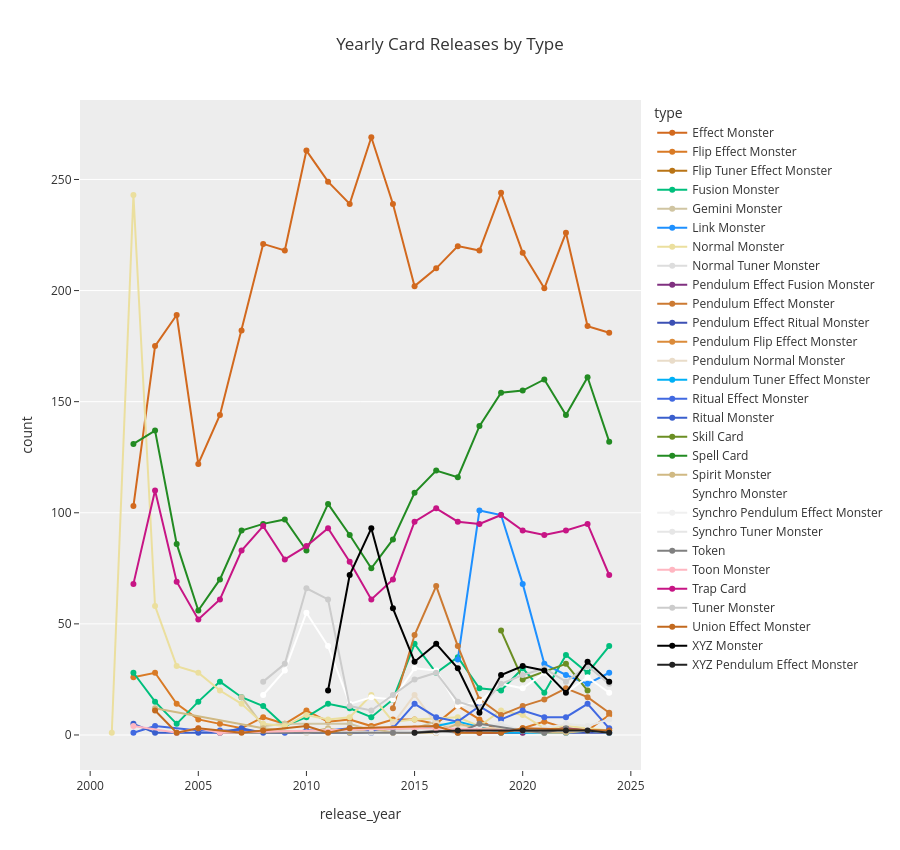

The notebook cell this image was saved under:
### Code cell
data['tcg_date_dt'] = pd.to_datetime(data['tcg_date'], errors='coerce')
data['release_year'] = data['tcg_date_dt'].dt.year
yearly_counts = data[data['release_year'] < 2025].groupby(['type', 'release_year']).size().reset_index(name='count')
fig = px.line(
    yearly_counts,
    x='release_year',
    y='count',
    color='type',
    color_discrete_map=FRAME_COLORS,
    title='Yearly Card Releases by Type',
    markers=True,
    height=850,
    template='ggplot2'
)
fig.update_xaxes(showgrid=False)
fig.show()

### Figure 1 — Plotly figure (JSON) as saved in the notebook; plotly's stock layout.template omitted (floating-point values rounded to 4 significant figures)
{"data": [{"hovertemplate": "type=Effect Monster<br>release_year=%{x}<br>count=%{y}<extra></extra>", "legendgroup": "Effect Monster", "line": {"color": "#D2691E", "dash": "solid"}, "marker": {"symbol": "circle"}, "mode": "lines+markers", "name": "Effect Monster", "orientation": "v", "showlegend": true, "type": "scatter", "x": [2002, 2003, 2004, 2005, 2006, 2007, 2008, 2009, 2010, 2011, 2012, 2013, 2014, 2015, 2016, 2017, 2018, 2019, 2020, 2021, 2022, 2023, 2024], "xaxis": "x", "y": [103, 175, 189, 122, 144, 182, 221, 218, 263, 249, 239, 269, 239, 202, 210, 220, 218, 244, 217, 201, 226, 184, 181], "yaxis": "y"}, {"hovertemplate": "type=Flip Effect Monster<br>release_year=%{x}<br>count=%{y}<extra></extra>", "legendgroup": "Flip Effect Monster", "line": {"color": "#D97A25", "dash": "solid"}, "marker": {"symbol": "circle"}, "mode": "lines+markers", "name": "Flip Effect Monster", "orientation": "v", "showlegend": true, "type": "scatter", "x": [2002, 2003, 2004, 2005, 2006, 2007, 2008, 2009, 2010, 2011, 2012, 2013, 2014, 2015, 2016, 2017, 2018, 2019, 2020, 2021, 2022, 2023, 2024], "xaxis": "x", "y": [26, 28, 14, 7, 5, 3, 8, 5, 11, 6, 7, 4, 7, 7, 5, 13, 7, 1, 3, 6, 3, 2, 9], "yaxis": "y"}, {"hovertemplate": "type=Flip Tuner Effect Monster<br>release_year=%{x}<br>count=%{y}<extra></extra>", "legendgroup": "Flip Tuner Effect Monster", "line": {"color": "#B97416", "dash": "solid"}, "marker": {"symbol": "circle"}, "mode": "lines+markers", "name": "Flip Tuner Effect Monster", "orientation": "v", "showlegend": true, "type": "scatter", "x": [2014], "xaxis": "x", "y": [1], "yaxis": "y"}, {"hovertemplate": "type=Fusion Monster<br>release_year=%{x}<br>count=%{y}<extra></extra>", "legendgroup": "Fusion Monster", "line": {"color": "#00BF7D", "dash": "solid"}, "marker": {"symbol": "circle"}, "mode": "lines+markers", "name": "Fusion Monster", "orientation": "v", "showlegend": true, "type": "scatter", "x": [2002, 2003, 2004, 2005, 2006, 2007, 2008, 2009, 2010, 2011, 2012, 2013, 2014, 2015, 2016, 2017, 2018, 2019, 2020, 2021, 2022, 2023, 2024], "xaxis": "x", "y": [28, 15, 5, 15, 24, 17, 13, 4, 8, 14, 12, 8, 16, 41, 28, 35, 21, 20, 30, 19, 36, 28, 40], "yaxis": "y"}, {"hovertemplate": "type=Gemini Monster<br>release_year=%{x}<br>count=%{y}<extra></extra>", "legendgroup": "Gemini Monster", "line": {"color": "#D0C5A2", "dash": "solid"}, "marker": {"symbol": "circle"}, "mode": "lines+markers", "name": "Gemini Monster", "orientation": "v", "showlegend": true, "type": "scatter", "x": [2007, 2008, 2009, 2012, 2013, 2015, 2016, 2017, 2020, 2021], "xaxis": "x", "y": [17, 4, 5, 5, 2, 3, 6, 1, 1, 1], "yaxis": "y"}, {"hovertemplate": "type=Link Monster<br>release_year=%{x}<br>count=%{y}<extra></extra>", "legendgroup": "Link Monster", "line": {"color": "#1E90FF", "dash": "solid"}, "marker": {"symbol": "circle"}, "mode": "lines+markers", "name": "Link Monster", "orientation": "v", "showlegend": true, "type": "scatter", "x": [2017, 2018, 2019, 2020, 2021, 2022, 2023, 2024], "xaxis": "x", "y": [34, 101, 99, 68, 32, 27, 23, 28], "yaxis": "y"}, {"hovertemplate": "type=Normal Monster<br>release_year=%{x}<br>count=%{y}<extra></extra>", "legendgroup": "Normal Monster", "line": {"color": "#EBDF9E", "dash": "solid"}, "marker": {"symbol": "circle"}, "mode": "lines+markers", "name": "Normal Monster", "orientation": "v", "showlegend": true, "type": "scatter", "x": [2001, 2002, 2003, 2004, 2005, 2006, 2007, 2008, 2009, 2010, 2011, 2012, 2013, 2014, 2015, 2017, 2018, 2019, 2020, 2021, 2022, 2023, 2024], "xaxis": "x", "y": [1, 243, 58, 31, 28, 20, 14, 5, 4, 9, 7, 8, 18, 6, 7, 8, 4, 11, 9, 3, 4, 3, 2], "yaxis": "y"}, {"hovertemplate": "type=Normal Tuner Monster<br>release_year=%{x}<br>count=%{y}<extra></extra>", "legendgroup": "Normal Tuner Monster", "line": {"color": "#DDDDDD", "dash": "solid"}, "marker": {"symbol": "circle"}, "mode": "lines+markers", "name": "Normal Tuner Monster", "orientation": "v", "showlegend": true, "type": "scatter", "x": [2008, 2009, 2010, 2013, 2016, 2019], "xaxis": "x", "y": [2, 1, 2, 2, 2, 1], "yaxis": "y"}, {"hovertemplate": "type=Pendulum Effect Fusion Monster<br>release_year=%{x}<br>count=%{y}<extra></extra>", "legendgroup": "Pendulum Effect Fusion Monster", "line": {"color": "#803080", "dash": "solid"}, "marker": {"symbol": "circle"}, "mode": "lines+markers", "name": "Pendulum Effect Fusion Monster", "orientation": "v", "showlegend": true, "type": "scatter", "x": [2017, 2018, 2020, 2021, 2022, 2023], "xaxis": "x", "y": [2, 1, 1, 2, 3, 2], "yaxis": "y"}, {"hovertemplate": "type=Pendulum Effect Monster<br>release_year=%{x}<br>count=%{y}<extra></extra>", "legendgroup": "Pendulum Effect Monster", "line": {"color": "#CC7A32", "dash": "solid"}, "marker": {"symbol": "circle"}, "mode": "lines+markers", "name": "Pendulum Effect Monster", "orientation": "v", "showlegend": true, "type": "scatter", "x": [2014, 2015, 2016, 2017, 2018, 2019, 2020, 2021, 2022, 2023, 2024], "xaxis": "x", "y": [12, 45, 67, 40, 16, 9, 13, 16, 21, 17, 10], "yaxis": "y"}, {"hovertemplate": "type=Pendulum Effect Ritual Monster<br>release_year=%{x}<br>count=%{y}<extra></extra>", "legendgroup": "Pendulum Effect Ritual Monster", "line": {"color": "#3C50B4", "dash": "solid"}, "marker": {"symbol": "circle"}, "mode": "lines+markers", "name": "Pendulum Effect Ritual Monster", "orientation": "v", "showlegend": true, "type": "scatter", "x": [2022, 2024], "xaxis": "x", "y": [1, 1], "yaxis": "y"}, {"hovertemplate": "type=Pendulum Flip Effect Monster<br>release_year=%{x}<br>count=%{y}<extra></extra>", "legendgroup": "Pendulum Flip Effect Monster", "line": {"color": "#DB8B3A", "dash": "solid"}, "marker": {"symbol": "circle"}, "mode": "lines+markers", "name": "Pendulum Flip Effect Monster", "orientation": "v", "showlegend": true, "type": "scatter", "x": [2016], "xaxis": "x", "y": [1], "yaxis": "y"}, {"hovertemplate": "type=Pendulum Normal Monster<br>release_year=%{x}<br>count=%{y}<extra></extra>", "legendgroup": "Pendulum Normal Monster", "line": {"color": "#E9DCC9", "dash": "solid"}, "marker": {"symbol": "circle"}, "mode": "lines+markers", "name": "Pendulum Normal Monster", "orientation": "v", "showlegend": true, "type": "scatter", "x": [2014, 2015, 2016, 2017, 2022], "xaxis": "x", "y": [5, 18, 5, 4, 1], "yaxis": "y"}, {"hovertemplate": "type=Pendulum Tuner Effect Monster<br>release_year=%{x}<br>count=%{y}<extra></extra>", "legendgroup": "Pendulum Tuner Effect Monster", "line": {"color": "#00B0F6", "dash": "solid"}, "marker": {"symbol": "circle"}, "mode": "lines+markers", "name": "Pendulum Tuner Effect Monster", "orientation": "v", "showlegend": true, "type": "scatter", "x": [2015, 2017, 2019, 2021, 2022, 2023, 2024], "xaxis": "x", "y": [2, 6, 1, 1, 1, 2, 1], "yaxis": "y"}, {"hovertemplate": "type=Ritual Effect Monster<br>release_year=%{x}<br>count=%{y}<extra></extra>", "legendgroup": "Ritual Effect Monster", "line": {"color": "#4169E1", "dash": "solid"}, "marker": {"symbol": "circle"}, "mode": "lines+markers", "name": "Ritual Effect Monster", "orientation": "v", "showlegend": true, "type": "scatter", "x": [2002, 2003, 2005, 2006, 2007, 2009, 2010, 2011, 2012, 2013, 2014, 2015, 2016, 2017, 2018, 2019, 2020, 2021, 2022, 2023, 2024], "xaxis": "x", "y": [1, 4, 2, 2, 2, 1, 2, 2, 3, 2, 3, 14, 8, 6, 13, 7, 11, 8, 8, 14, 3], "yaxis": "y"}, {"hovertemplate": "type=Ritual Monster<br>release_year=%{x}<br>count=%{y}<extra></extra>", "legendgroup": "Ritual Monster", "line": {"color": "#3A5FCD", "dash": "solid"}, "marker": {"symbol": "circle"}, "mode": "lines+markers", "name": "Ritual Monster", "orientation": "v", "showlegend": true, "type": "scatter", "x": [2002, 2003, 2004, 2005, 2006, 2007, 2008, 2012, 2013], "xaxis": "x", "y": [5, 1, 1, 1, 1, 3, 1, 1, 1], "yaxis": "y"}, {"hovertemplate": "type=Skill Card<br>release_year=%{x}<br>count=%{y}<extra></extra>", "legendgroup": "Skill Card", "line": {"color": "#6B8E23", "dash": "solid"}, "marker": {"symbol": "circle"}, "mode": "lines+markers", "name": "Skill Card", "orientation": "v", "showlegend": true, "type": "scatter", "x": [2019, 2020, 2022, 2023], "xaxis": "x", "y": [47, 25, 32, 20], "yaxis": "y"}, {"hovertemplate": "type=Spell Card<br>release_year=%{x}<br>count=%{y}<extra></extra>", "legendgroup": "Spell Card", "line": {"color": "#228B22", "dash": "solid"}, "marker": {"symbol": "circle"}, "mode": "lines+markers", "name": "Spell Card", "orientation": "v", "showlegend": true, "type": "scatter", "x": [2002, 2003, 2004, 2005, 2006, 2007, 2008, 2009, 2010, 2011, 2012, 2013, 2014, 2015, 2016, 2017, 2018, 2019, 2020, 2021, 2022, 2023, 2024], "xaxis": "x", "y": [131, 137, 86, 56, 70, 92, 95, 97, 83, 104, 90, 75, 88, 109, 119, 116, 139, 154, 155, 160, 144, 161, 132], "yaxis": "y"}, {"hovertemplate": "type=Spirit Monster<br>release_year=%{x}<br>count=%{y}<extra></extra>", "legendgroup": "Spirit Monster", "line": {"color": "#D0B983", "dash": "solid"}, "marker": {"symbol": "circle"}, "mode": "lines+markers", "name": "Spirit Monster", "orientation": "v", "showlegend": true, "type": "scatter", "x": [2003, 2008, 2010, 2011, 2012, 2013, 2014, 2016, 2017, 2018, 2021, 2022, 2023], "xaxis": "x", "y": [12, 3, 1, 3, 1, 3, 1, 1, 5, 3, 1, 1, 2], "yaxis": "y"}, {"hovertemplate": "type=Synchro Monster<br>release_year=%{x}<br>count=%{y}<extra></extra>", "legendgroup": "Synchro Monster", "line": {"color": "#FFFFFF", "dash": "solid"}, "marker": {"symbol": "circle"}, "mode": "lines+markers", "name": "Synchro Monster", "orientation": "v", "showlegend": true, "type": "scatter", "x": [2008, 2009, 2010, 2011, 2012, 2013, 2014, 2015, 2016, 2017, 2018, 2019, 2020, 2021, 2022, 2023, 2024], "xaxis": "x", "y": [18, 29, 55, 40, 14, 17, 16, 30, 29, 13, 15, 23, 21, 28, 19, 26, 19], "yaxis": "y"}, {"hovertemplate": "type=Synchro Pendulum Effect Monster<br>release_year=%{x}<br>count=%{y}<extra></extra>", "legendgroup": "Synchro Pendulum Effect Monster", "line": {"color": "#F0F0F0", "dash": "solid"}, "marker": {"symbol": "circle"}, "mode": "lines+markers", "name": "Synchro Pendulum Effect Monster", "orientation": "v", "showlegend": true, "type": "scatter", "x": [2016, 2017, 2022, 2023, 2024], "xaxis": "x", "y": [1, 2, 2, 2, 1], "yaxis": "y"}, {"hovertemplate": "type=Synchro Tuner Monster<br>release_year=%{x}<br>count=%{y}<extra></extra>", "legendgroup": "Synchro Tuner Monster", "line": {"color": "#E6E6E6", "dash": "solid"}, "marker": {"symbol": "circle"}, "mode": "lines+markers", "name": "Synchro Tuner Monster", "orientation": "v", "showlegend": true, "type": "scatter", "x": [2010, 2011, 2013, 2014, 2015, 2016, 2017, 2018, 2019, 2020, 2021, 2022, 2023, 2024], "xaxis": "x", "y": [1, 2, 1, 1, 2, 3, 1, 4, 5, 2, 3, 5, 4, 7], "yaxis": "y"}, {"hovertemplate": "type=Token<br>release_year=%{x}<br>count=%{y}<extra></extra>", "legendgroup": "Token", "line": {"color": "#808080", "dash": "solid"}, "marker": {"symbol": "circle"}, "mode": "lines+markers", "name": "Token", "orientation": "v", "showlegend": true, "type": "scatter", "x": [2006, 2014, 2015, 2016, 2017, 2018, 2020, 2021, 2022], "xaxis": "x", "y": [1, 1, 1, 2, 1, 5, 2, 1, 3], "yaxis": "y"}, {"hovertemplate": "type=Toon Monster<br>release_year=%{x}<br>count=%{y}<extra></extra>", "legendgroup": "Toon Monster", "line": {"color": "#FFB6C1", "dash": "solid"}, "marker": {"symbol": "circle"}, "mode": "lines+markers", "name": "Toon Monster", "orientation": "v", "showlegend": true, "type": "scatter", "x": [2002, 2004, 2005, 2006, 2015, 2016, 2020], "xaxis": "x", "y": [4, 1, 3, 1, 3, 3, 2], "yaxis": "y"}, {"hovertemplate": "type=Trap Card<br>release_year=%{x}<br>count=%{y}<extra></extra>", "legendgroup": "Trap Card", "line": {"color": "#C71585", "dash": "solid"}, "marker": {"symbol": "circle"}, "mode": "lines+markers", "name": "Trap Card", "orientation": "v", "showlegend": true, "type": "scatter", "x": [2002, 2003, 2004, 2005, 2006, 2007, 2008, 2009, 2010, 2011, 2012, 2013, 2014, 2015, 2016, 2017, 2018, 2019, 2020, 2021, 2022, 2023, 2024], "xaxis": "x", "y": [68, 110, 69, 52, 61, 83, 94, 79, 85, 93, 78, 61, 70, 96, 102, 96, 95, 99, 92, 90, 92, 95, 72], "yaxis": "y"}, {"hovertemplate": "type=Tuner Monster<br>release_year=%{x}<br>count=%{y}<extra></extra>", "legendgroup": "Tuner Monster", "line": {"color": "#CCCCCC", "dash": "solid"}, "marker": {"symbol": "circle"}, "mode": "lines+markers", "name": "Tuner Monster", "orientation": "v", "showlegend": true, "type": "scatter", "x": [2008, 2009, 2010, 2011, 2012, 2013, 2014, 2015, 2016, 2017, 2018, 2019, 2020, 2021, 2022, 2023, 2024], "xaxis": "x", "y": [24, 32, 66, 61, 13, 11, 18, 25, 28, 15, 12, 23, 27, 30, 24, 31, 23], "yaxis": "y"}, {"hovertemplate": "type=Union Effect Monster<br>release_year=%{x}<br>count=%{y}<extra></extra>", "legendgroup": "Union Effect Monster", "line": {"color": "#C2691E", "dash": "solid"}, "marker": {"symbol": "circle"}, "mode": "lines+markers", "name": "Union Effect Monster", "orientation": "v", "showlegend": true, "type": "scatter", "x": [2003, 2004, 2005, 2007, 2008, 2010, 2011, 2012, 2016, 2017, 2018, 2019, 2020, 2024], "xaxis": "x", "y": [11, 1, 3, 1, 2, 4, 1, 3, 4, 1, 1, 1, 3, 2], "yaxis": "y"}, {"hovertemplate": "type=XYZ Monster<br>release_year=%{x}<br>count=%{y}<extra></extra>", "legendgroup": "XYZ Monster", "line": {"color": "#000000", "dash": "solid"}, "marker": {"symbol": "circle"}, "mode": "lines+markers", "name": "XYZ Monster", "orientation": "v", "showlegend": true, "type": "scatter", "x": [2011, 2012, 2013, 2014, 2015, 2016, 2017, 2018, 2019, 2020, 2021, 2022, 2023, 2024], "xaxis": "x", "y": [20, 72, 93, 57, 33, 41, 30, 10, 27, 31, 29, 19, 33, 24], "yaxis": "y"}, {"hovertemplate": "type=XYZ Pendulum Effect Monster<br>release_year=%{x}<br>count=%{y}<extra></extra>", "legendgroup": "XYZ Pendulum Effect Monster", "line": {"color": "#222222", "dash": "solid"}, "marker": {"symbol": "circle"}, "mode": "lines+markers", "name": "XYZ Pendulum Effect Monster", "orientation": "v", "showlegend": true, "type": "scatter", "x": [2015, 2017, 2020, 2022, 2023, 2024], "xaxis": "x", "y": [1, 2, 2, 2, 2, 1], "yaxis": "y"}], "layout": {"height": 850, "legend": {"title": {"text": "type"}, "tracegroupgap": 0}, "title": {"text": "Yearly Card Releases by Type"}, "xaxis": {"anchor": "y", "domain": [0, 1], "showgrid": false, "title": {"text": "release_year"}}, "yaxis": {"anchor": "x", "domain": [0, 1], "title": {"text": "count"}}}}
